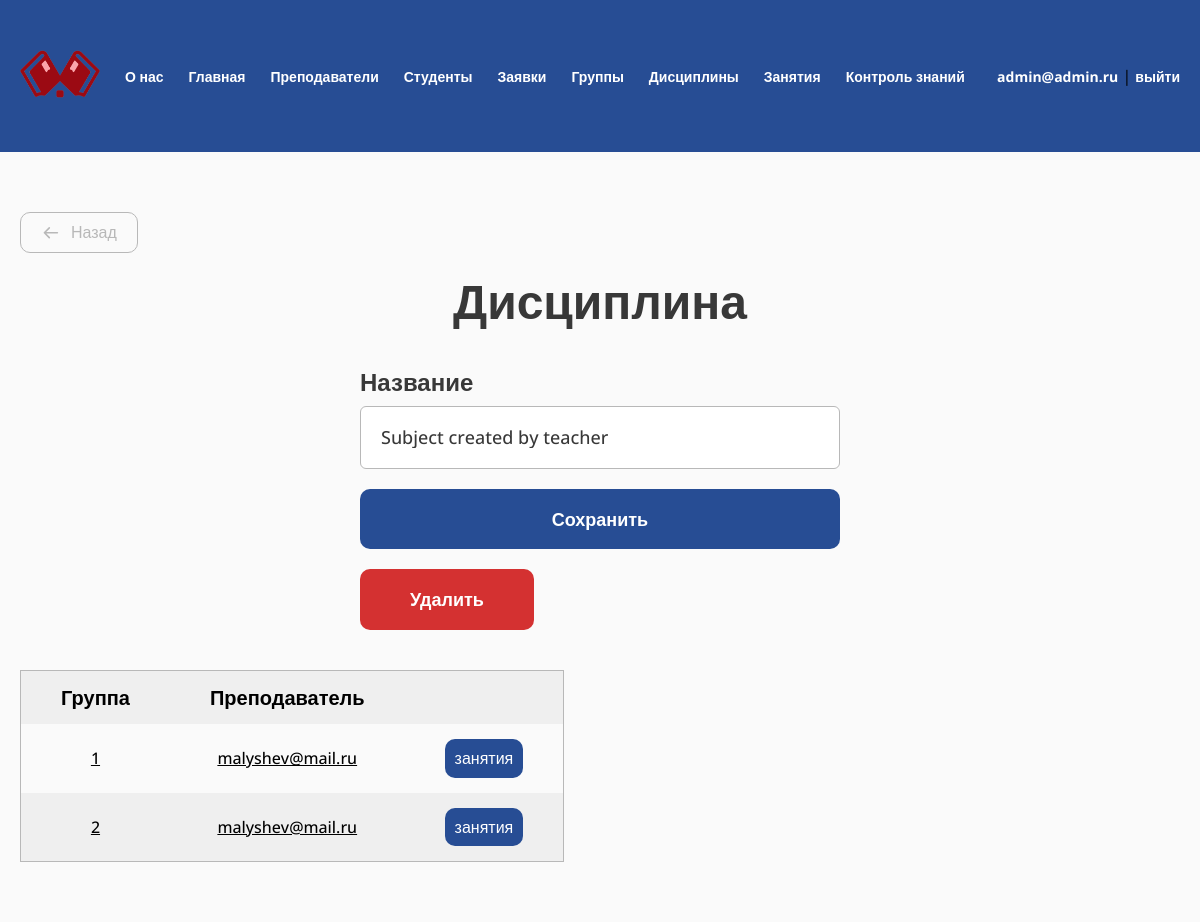
Page /subject/10/ (signed in) on the committed database.
### study/models.py (models this page shows, shortened)
class Subject(models.Model):
    name = models.CharField(max_length=128)
    class Meta:
        verbose_name = "Дисциплина"
        verbose_name_plural = "Дисциплины"

class TeacherGroupSubject(models.Model):
    teacher = models.ForeignKey(User, related_name="subjects", on_delete=models.CASCADE)
    subject = models.ForeignKey(Subject, related_name="items", on_delete=models.CASCADE)
    group = models.ForeignKey(Group, related_name="subjects", on_delete=models.CASCADE)
    class Meta:
        verbose_name = "Дисциплина группы"
        verbose_name_plural = "Дисциплины групп"

class Group(models.Model):
    number = models.CharField(max_length=32)
    students = models.ManyToManyField(User, blank=True)
    class Meta:
        verbose_name = "Группа"
        verbose_name_plural = "Группы"
    def __str__(self):
        return self.number

### study/views.py (the view, shortened to what this page needs)
# urls.py: path("subject/<int:pk>/", views.SubjectEditView.as_view(), name="subject"),
@method_decorator(admin_only, name="dispatch")
class SubjectEditView(LoginRequiredMixin, View):
    def get(self, request, pk, *args, **kwargs):
        subject = get_object_or_404(Subject, pk=pk)
        form = SubjectForm(instance=subject)
        teachers = User.objects.filter(profile__type=2)
        groups = Group.objects.all()
        return render(
            request, "study/subjects/edit.html",
            {
                "form": form,
                "subject": subject,
                "teachers": teachers,
                "groups": groups
            }
        )

### study/forms.py
class SubjectForm(forms.ModelForm):
    class Meta:
        model = Subject
        fields = ("name", )
        labels = {"name": "Название"}
    def __init__(self, *args, **kwargs):
        super(SubjectForm, self).__init__(*args, **kwargs)
        for visible in self.visible_fields():
            visible.field.widget.attrs['class'] = 'form__input'

### study/templates/study/subjects/edit.html (shortened to what this page needs)
{% extends "base.html" %}
{% load util %}
{% load static %}
{% block extra_css %}
<link rel="stylesheet" href="{% static 'css/select.css' %}">
<link rel="stylesheet" href="{% static 'css/table.css' %}">
{% endblock %}
{% block content %}
<a href="{% url 'subjects' %}" class="back"><svg width="37" height="36" viewBox="0 0 37 36" fill="none" xmlns="http://www.w3.org/2000/svg">
<path d="M30.3301 18L6.33008 18M6.33008 18L15.3301 27M6.33008 18L15.3301 9" stroke="#383838" stroke-width="3" stroke-linecap="round" stroke-linejoin="round"/>
</svg>Назад</a>
<section class="section-subjects">
    <h1 class="h1 h1_center">Дисциплина</h1>
    <form action="." method="POST" class="form mt-40">
        <div class="form__item">
            <label for="{{ form.name.id_for_label }}" class="form__label">{{ form.name.label }}</label>
            {{ form.name }}
        </div>
        <div class="form__item">
            <button type="submit" class="btn">Сохранить</button>
        </div>
        <div class="form__item">
            <a href="{% url 'subject-delete' subject.pk %}" class="btn btn_red confirm submit">Удалить</a>
        </div>
    </form>
    <div class="table-wrapper mt-40">
        <table class="table">
            <thead>
                <tr>
                    <th>Группа</th>
                    <th>Преподаватель</th>
                    <th></th>
                </tr>
            </thead>
            <tbody>
                {% for item in subject.items.all %}
                <tr>
                    <td><a href="{% url 'group' item.group.pk %}">{{ item.group }}</a></td>
                    <td><a href="{% url 'teacher' item.teacher.pk %}">{{ item.teacher }}</a></td>
                    <td>
                        <a href="{% url 'lessons' %}?subject_pk={{item.pk}}" class="btn btn-table">занятия</a>
                    </td>
                </tr>
                {% endfor %}
            </tbody>
        </table>
    </div>
</section>
{% endblock %}

### templates/base.html (shortened to what this page needs)
{% load static %}
<!DOCTYPE html>
<html lang="ru">
<head>
	<link rel="stylesheet" href="{% static 'css/reset.css' %}">
	<link rel="stylesheet" href="{% static 'css/main.css' %}">
	<link rel="stylesheet" href="{% static 'css/menu.css' %}">
    {% block extra_css %}{% endblock %}
</head>
<body>
	<header class="header">
		<div class="container">
			<ul class="header-menu">
				<li><a href="{% url 'index' %}" class="logo"><img src="{% static 'img/logo.png' %}" alt=""></a></li>
				<li><a href="{% url 'about' %}">О нас</a></li>
				{% if user.is_authenticated %}
				<li><a href="{% url 'index' %}">Главная</a></li>
				{% if user.profile.type == 1 %}
				<li><a href="{% url 'teachers' %}">Преподаватели</a></li>
				<li><a href="{% url 'students' %}">Студенты</a></li>
				<li><a href="{% url 'applications' %}">Заявки</a></li>
				<li><a href="{% url 'groups' %}">Группы</a></li>
				<li><a href="{% url 'subjects' %}">Дисциплины</a></li>
				<li><a href="{% url 'lessons' %}">Занятия</a></li>
				<li><a href="{% url 'tests' %}">Контроль знаний</a></li>
				{% elif user.profile.type == 2 %}
				<li><a href="{% url 'my-group' %}">Группы</a></li>
				<li><a href="{% url 'my-subjects' %}">Дисциплины</a></li>
				<li><a href="{% url 'my-lessons' %}">Занятия</a></li>
				<li><a href="{% url 'tests' %}">Контроль знаний</a></li>
				{% endif %}
				<li class="header-menu-profile">
					<a href="{% url 'profile' %}">{{ user.username }}</a> | <a href="{% url 'logout' %}">выйти</a>
				</li>
				{% endif%}
			</ul>
		</div>
	</header>
	<main class="main">
		<div class="container">
		    {% block content %}{% endblock %}
		</div>
	</main>
</body>
</html>

### static/css/main.css (style rules this page uses)
:root { --green: #274d94; --red: #D43131; --background: #FAFAFA; --gray: #B8B8B8; --tablePrimary: #EFEFEF; --tableSecondary: #FAFAFA; }
* { padding: 0; margin: 0; box-sizing: border-box; }
html { font-family: "Open Sans", sans-serif; }
body { display: flex; flex-direction: column; min-height: 100vh; height: 100%; }
.container { max-width: 1240px; padding: 0 20px; margin: 0 auto; position: relative; }
.mt-40 { margin-top: 40px; }
.h1 { color: #383838; font-size: 48px; font-weight: 700; }
.h1_center { text-align: center; }
input, textarea { color: #383838; font-size: 18px; font-weight: 500; padding: 20px; max-width: 480px; width: 100%; border-radius: 6px; border: 1px solid var(--gray); display: block; }
input::placeholder { color: var(--gray); }
.btn { color: #FFF; font-size: 18px; font-weight: 700; border-radius: 10px; background: var(--green); padding: 20px 50px; text-align: center; cursor: pointer; text-decoration: none; display: block; width: fit-content; }
.btn.btn_red { background: var(--red); }
.btn.btn-table { padding: 10px; font-size: 16px; font-weight: 500; }
button[type='submit'], button.submit { width: 100%; padding: 20px; }
.header { padding: 50px 0; background: var(--green); }
.logo img { width: 100%; max-width: 80px; }
.main { flex: 1 1 100%; padding: 60px 0; background-color: var(--background); }
.form { max-width: 480px; width: 100%; margin-left: auto; margin-right: auto; }
.form__item:not(:last-of-type) { margin-bottom: 20px; }
.form__label { display: block; margin-bottom: 10px; color: #383838; font-size: 24px; font-weight: 700; }
.form__label { display: block; }
.back { display: inline-flex; align-items: center; gap: 10px; margin-bottom: 20px; font-size: 16px; font-weight: 500; text-decoration: none; color: white; border-radius: 10px; border: 1px solid var(--gray); color: var(--gray); padding: 10px 20px; }
.back svg { width: 20px; height: auto; }

### static/css/menu.css (style rules this page uses)
ul { list-style: none; }
.header-menu { display: flex; align-items: center; gap: 25px; width: 100%; }
.header-menu a { text-decoration: none; font-weight: 700; color: white; font-size: 14px; }
.header-menu-profile { margin-left: auto; }

### static/css/table.css (style rules this page uses)
.table-wrapper { width: 100%; overflow-x: auto; }
.table { border: 1px solid var(--gray); background: var(--tablePrimary); border-collapse: collapse; }
.table td, .table th { padding: 15px 40px; text-align: center; }
.table th { color: #000; font-size: 20px; font-weight: 700; }
.table td { color: #000; font-size: 16px; font-weight: 500; }
.table a:not(.btn) { color: black; }
.table tbody tr:nth-of-type(2n-1) { background: var(--tableSecondary); }

### rows in the picture
Subject: name "Subject created by teacher"
TeacherGroupSubject: group "1", teacher "malyshev@mail.ru"
TeacherGroupSubject: group "2", teacher "malyshev@mail.ru"

### other values in the picture
{{ user.username }} "admin@admin.ru"
